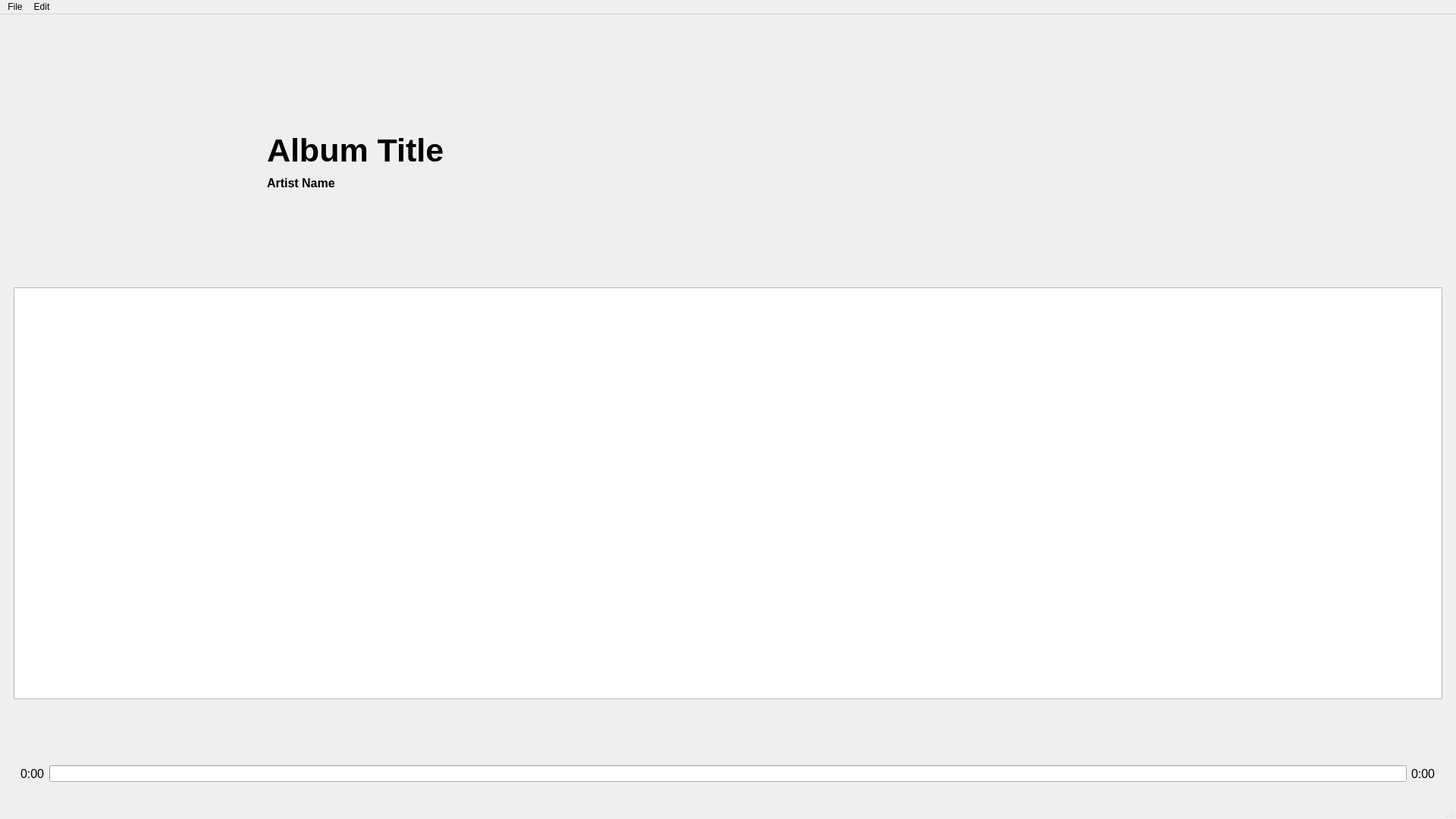
<?xml version="1.0" encoding="UTF-8"?>
<ui version="4.0">
 <class>EditorMain</class>
 <widget class="QMainWindow" name="EditorMain">
  <property name="geometry">
   <rect>
    <x>0</x>
    <y>0</y>
    <width>1920</width>
    <height>1080</height>
   </rect>
  </property>
  <property name="windowTitle">
   <string>MainWindow</string>
  </property>
  <widget class="QWidget" name="centralwidget">
   <layout class="QVBoxLayout" name="verticalLayout" stretch="3,5,1">
    <item>
     <widget class="QWidget" name="widget" native="true">
      <layout class="QVBoxLayout" name="verticalLayout_2" stretch="3,1">
       <item>
        <widget class="QWidget" name="widget_4" native="true">
         <layout class="QHBoxLayout" name="horizontalLayout" stretch="1,5">
          <item>
           <widget class="QLabel" name="coverArt">
            <property name="text">
             <string/>
            </property>
            <property name="alignment">
             <set>Qt::AlignmentFlag::AlignCenter</set>
            </property>
           </widget>
          </item>
          <item>
           <widget class="QWidget" name="widget_7" native="true">
            <layout class="QVBoxLayout" name="verticalLayout_3" stretch="5,1,1">
             <item>
              <spacer name="verticalSpacer">
               <property name="orientation">
                <enum>Qt::Orientation::Vertical</enum>
               </property>
               <property name="sizeHint" stdset="0">
                <size>
                 <width>20</width>
                 <height>40</height>
                </size>
               </property>
              </spacer>
             </item>
             <item>
              <widget class="QLabel" name="albumName">
               <property name="font">
                <font>
                 <pointsize>32</pointsize>
                 <bold>true</bold>
                </font>
               </property>
               <property name="text">
                <string>Album Title</string>
               </property>
               <property name="textInteractionFlags">
                <set>Qt::TextInteractionFlag::LinksAccessibleByMouse|Qt::TextInteractionFlag::TextEditable</set>
               </property>
              </widget>
             </item>
             <item>
              <widget class="QLabel" name="artistName">
               <property name="font">
                <font>
                 <pointsize>12</pointsize>
                 <bold>true</bold>
                </font>
               </property>
               <property name="text">
                <string>Artist Name</string>
               </property>
              </widget>
             </item>
            </layout>
           </widget>
          </item>
         </layout>
        </widget>
       </item>
       <item>
        <widget class="QWidget" name="widget_5" native="true">
         <layout class="QHBoxLayout" name="horizontalLayout_2">
          <item>
           <widget class="QPushButton" name="playAlbumBtn">
            <property name="text">
             <string/>
            </property>
            <property name="icon">
             <iconset theme="QIcon::ThemeIcon::MediaPlaybackStart"/>
            </property>
            <property name="iconSize">
             <size>
              <width>64</width>
              <height>64</height>
             </size>
            </property>
            <property name="flat">
             <bool>true</bool>
            </property>
           </widget>
          </item>
          <item>
           <widget class="QPushButton" name="pushButton">
            <property name="text">
             <string/>
            </property>
            <property name="icon">
             <iconset theme="QIcon::ThemeIcon::MediaPlaylistShuffle"/>
            </property>
            <property name="iconSize">
             <size>
              <width>64</width>
              <height>64</height>
             </size>
            </property>
            <property name="checkable">
             <bool>true</bool>
            </property>
            <property name="checked">
             <bool>false</bool>
            </property>
            <property name="flat">
             <bool>true</bool>
            </property>
           </widget>
          </item>
          <item>
           <spacer name="horizontalSpacer">
            <property name="orientation">
             <enum>Qt::Orientation::Horizontal</enum>
            </property>
            <property name="sizeHint" stdset="0">
             <size>
              <width>40</width>
              <height>20</height>
             </size>
            </property>
           </spacer>
          </item>
         </layout>
        </widget>
       </item>
      </layout>
     </widget>
    </item>
    <item>
     <widget class="QWidget" name="widget_8" native="true">
      <layout class="QVBoxLayout" name="verticalLayout_5">
       <item>
        <widget class="ReorderableTableWidget" name="tracksTableWidget">
         <property name="selectionBehavior">
          <enum>QAbstractItemView::SelectionBehavior::SelectRows</enum>
         </property>
        </widget>
       </item>
      </layout>
     </widget>
    </item>
    <item>
     <widget class="QWidget" name="widget_3" native="true">
      <layout class="QVBoxLayout" name="verticalLayout_4" stretch="3,1">
       <item>
        <widget class="QWidget" name="widget_2" native="true">
         <layout class="QHBoxLayout" name="horizontalLayout_3">
          <property name="leftMargin">
           <number>750</number>
          </property>
          <property name="rightMargin">
           <number>750</number>
          </property>
          <item>
           <widget class="QPushButton" name="pushButton_6">
            <property name="text">
             <string/>
            </property>
            <property name="icon">
             <iconset theme="QIcon::ThemeIcon::MediaPlaylistShuffle"/>
            </property>
            <property name="iconSize">
             <size>
              <width>32</width>
              <height>32</height>
             </size>
            </property>
            <property name="checkable">
             <bool>true</bool>
            </property>
            <property name="flat">
             <bool>true</bool>
            </property>
           </widget>
          </item>
          <item>
           <widget class="QPushButton" name="pushButton_5">
            <property name="text">
             <string/>
            </property>
            <property name="icon">
             <iconset theme="QIcon::ThemeIcon::MediaSkipBackward"/>
            </property>
            <property name="iconSize">
             <size>
              <width>32</width>
              <height>32</height>
             </size>
            </property>
            <property name="flat">
             <bool>true</bool>
            </property>
           </widget>
          </item>
          <item>
           <widget class="QPushButton" name="playBtn">
            <property name="text">
             <string/>
            </property>
            <property name="icon">
             <iconset theme="QIcon::ThemeIcon::MediaPlaybackStart"/>
            </property>
            <property name="iconSize">
             <size>
              <width>32</width>
              <height>32</height>
             </size>
            </property>
            <property name="flat">
             <bool>true</bool>
            </property>
           </widget>
          </item>
          <item>
           <widget class="QPushButton" name="pushButton_4">
            <property name="text">
             <string/>
            </property>
            <property name="icon">
             <iconset theme="QIcon::ThemeIcon::MediaSkipForward"/>
            </property>
            <property name="iconSize">
             <size>
              <width>32</width>
              <height>32</height>
             </size>
            </property>
            <property name="flat">
             <bool>true</bool>
            </property>
           </widget>
          </item>
          <item>
           <widget class="QPushButton" name="pushButton_3">
            <property name="text">
             <string/>
            </property>
            <property name="icon">
             <iconset theme="QIcon::ThemeIcon::MediaPlaylistRepeat"/>
            </property>
            <property name="iconSize">
             <size>
              <width>32</width>
              <height>32</height>
             </size>
            </property>
            <property name="checkable">
             <bool>true</bool>
            </property>
            <property name="flat">
             <bool>true</bool>
            </property>
           </widget>
          </item>
         </layout>
        </widget>
       </item>
       <item>
        <widget class="QWidget" name="widget_6" native="true">
         <layout class="QHBoxLayout" name="horizontalLayout_4">
          <item>
           <widget class="QLabel" name="currentTimeLabel">
            <property name="enabled">
             <bool>true</bool>
            </property>
            <property name="font">
             <font>
              <pointsize>12</pointsize>
             </font>
            </property>
            <property name="text">
             <string>0:00</string>
            </property>
           </widget>
          </item>
          <item>
           <widget class="QProgressBar" name="progressBar">
            <property name="value">
             <number>0</number>
            </property>
            <property name="textVisible">
             <bool>false</bool>
            </property>
           </widget>
          </item>
          <item>
           <widget class="QLabel" name="songTimeLabel">
            <property name="font">
             <font>
              <pointsize>12</pointsize>
             </font>
            </property>
            <property name="text">
             <string>0:00</string>
            </property>
           </widget>
          </item>
         </layout>
        </widget>
       </item>
      </layout>
     </widget>
    </item>
   </layout>
  </widget>
  <widget class="QMenuBar" name="menubar">
   <property name="geometry">
    <rect>
     <x>0</x>
     <y>0</y>
     <width>1920</width>
     <height>20</height>
    </rect>
   </property>
   <widget class="QMenu" name="menuFile">
    <property name="title">
     <string>File</string>
    </property>
    <addaction name="actionNew_Project"/>
    <addaction name="actionOpen_Recent"/>
   </widget>
   <widget class="QMenu" name="menuEdit">
    <property name="title">
     <string>Edit</string>
    </property>
    <addaction name="actionAdd"/>
   </widget>
   <addaction name="menuFile"/>
   <addaction name="menuEdit"/>
  </widget>
  <widget class="QStatusBar" name="statusbar"/>
  <action name="actionNew_Project">
   <property name="text">
    <string>New Project</string>
   </property>
  </action>
  <action name="actionOpen_Recent">
   <property name="text">
    <string>Open Recent</string>
   </property>
  </action>
  <action name="actionAdd">
   <property name="text">
    <string>Add</string>
   </property>
  </action>
 </widget>
 <customwidgets>
  <customwidget>
   <class>ReorderableTableWidget</class>
   <extends>QTableWidget</extends>
   <header>src/widgets/reorderabletablewidget.h</header>
  </customwidget>
 </customwidgets>
 <resources/>
 <connections/>
</ui>
